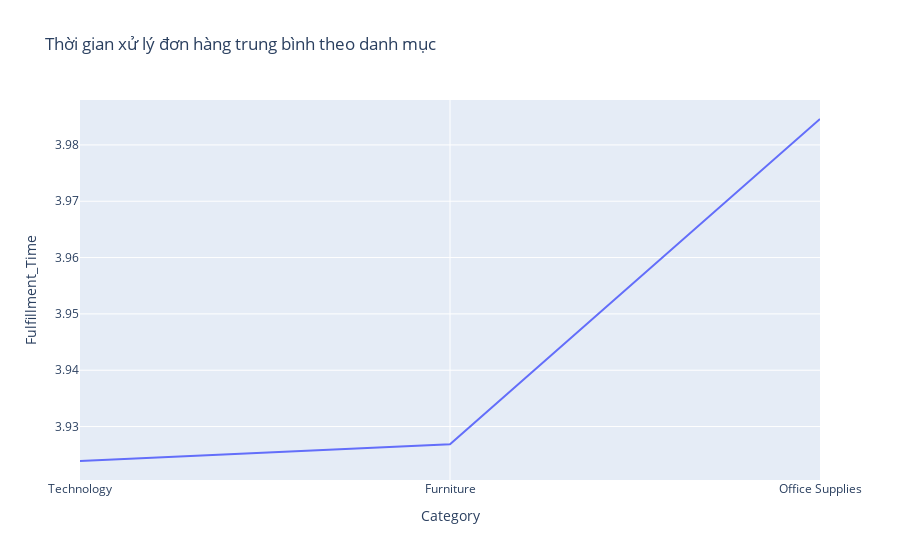

The cell this chart's notebook holds for it:
### Markdown cell above
**Thời gian hoàn thành đơn hàng của các doanh mục**

### Code cell
fullfillment_time = raw_data.groupby('Category')['Fulfillment_Time'].mean().sort_values(ascending=True).reset_index()

fig = px.line(fullfillment_time, x='Category', y='Fulfillment_Time', title='Thời gian xử lý đơn hàng trung bình theo danh mục')
fig.show()

### Figure 1 — Plotly figure (JSON) as saved in the notebook; plotly's stock layout.template omitted (floating-point values rounded to 4 significant figures)
{"data": [{"hovertemplate": "Category=%{x}<br>Fulfillment_Time=%{y}<extra></extra>", "legendgroup": "", "line": {"color": "#636efa", "dash": "solid"}, "marker": {"symbol": "circle"}, "mode": "lines", "name": "", "orientation": "v", "showlegend": false, "type": "scatter", "x": ["Technology", "Furniture", "Office Supplies"], "xaxis": "x", "y": [3.924, 3.927, 3.985], "yaxis": "y"}], "layout": {"legend": {"tracegroupgap": 0}, "title": {"text": "Thời gian xử lý đơn hàng trung bình theo danh mục"}, "xaxis": {"anchor": "y", "domain": [0, 1], "title": {"text": "Category"}}, "yaxis": {"anchor": "x", "domain": [0, 1], "title": {"text": "Fulfillment_Time"}}}}
